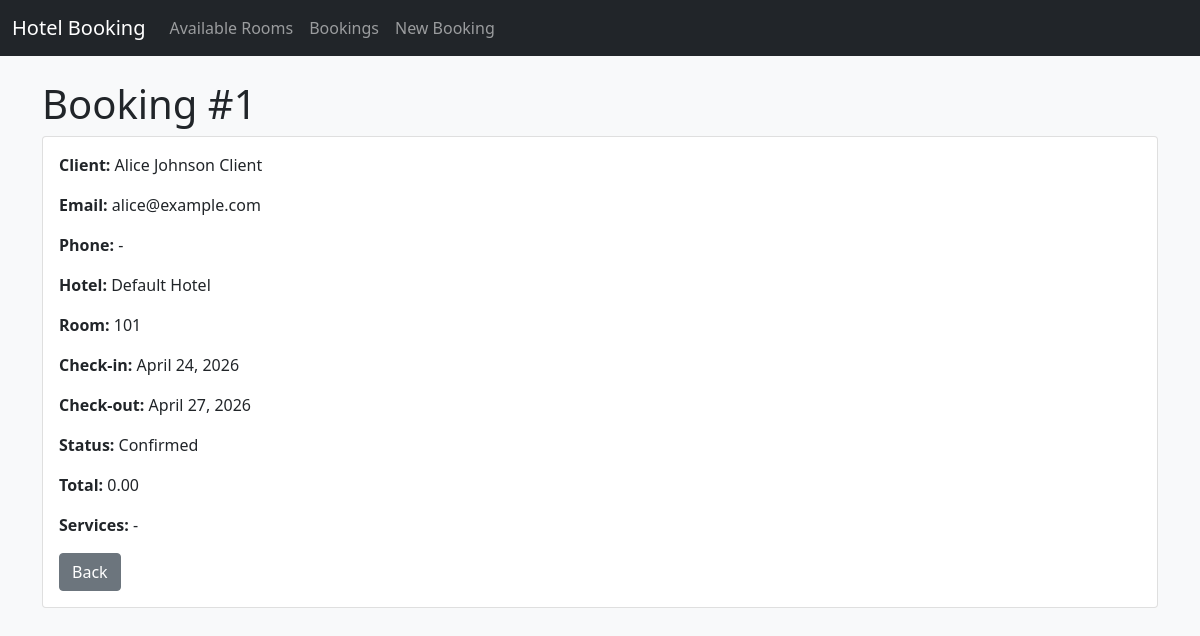
The page /inventory/bookings/1/ on the database its author committed.
### hotel/models.py (models this page shows, shortened)
class Booking(models.Model):
    STATUS_CHOICES = [
        ('PENDING', 'Pending'),
        ('CONFIRMED', 'Confirmed'),
        ('CANCELLED', 'Cancelled'),
    ]
    room = models.ForeignKey(Room, on_delete=models.PROTECT, related_name='bookings')
    client = models.ForeignKey(Client, on_delete=models.PROTECT, related_name='bookings')
    services = models.ManyToManyField(Service, blank=True, related_name='bookings')
    check_in_date = models.DateField()
    check_out_date = models.DateField()
    status = models.CharField(max_length=20, choices=STATUS_CHOICES, default='PENDING')
    total_price = models.DecimalField(
        max_digits=10,
        decimal_places=2,
        validators=[MinValueValidator(Decimal('0.00'))],
        default=Decimal('0.00'),
    )
    created_at = models.DateTimeField(auto_now_add=True)
    updated_at = models.DateTimeField(auto_now=True)
    class Meta:
        db_table = 'bookings'
        ordering = ['-created_at']
        indexes = [
            models.Index(fields=['check_in_date', 'check_out_date']),
            models.Index(fields=['status']),
        ]

class Client(models.Model):
    first_name = models.CharField(max_length=100)
    last_name = models.CharField(max_length=100)
    email = models.EmailField(unique=True)
    phone = models.CharField(max_length=20, blank=True)
    created_at = models.DateTimeField(auto_now_add=True)
    class Meta:
        db_table = 'clients'
        ordering = ['last_name', 'first_name']
    def __str__(self):
        return f"{self.first_name} {self.last_name}"

class Room(models.Model):
    STATUS_CHOICES = [
        ('AVAILABLE', 'Available'),
        ('MAINTENANCE', 'Maintenance'),
    ]
    hotel = models.ForeignKey(Hotel, on_delete=models.PROTECT, related_name='rooms')
    room_number = models.CharField(max_length=10)
    capacity = models.PositiveIntegerField(validators=[MinValueValidator(1)])
    price_per_night = models.DecimalField(
        max_digits=10,
        decimal_places=2,
        validators=[MinValueValidator(Decimal('0.00'))],
    )
    status = models.CharField(max_length=20, choices=STATUS_CHOICES, default='AVAILABLE')
    description = models.TextField(blank=True)
    created_at = models.DateTimeField(auto_now_add=True)
    updated_at = models.DateTimeField(auto_now=True)
    class Meta:
        db_table = 'rooms'
        ordering = ['hotel__name', 'room_number']
        constraints = [
            models.UniqueConstraint(fields=['hotel', 'room_number'], name='unique_room_per_hotel'),
        ]
        indexes = [models.Index(fields=['status']), models.Index(fields=['hotel'])]

class Hotel(models.Model):
    name = models.CharField(max_length=255)
    address = models.CharField(max_length=255)
    city = models.CharField(max_length=120)
    phone = models.CharField(max_length=20, blank=True)
    created_at = models.DateTimeField(auto_now_add=True)
    class Meta:
        db_table = 'hotels'
        ordering = ['name']

### hotel/views.py (the view)
# urls.py: path('bookings/<int:pk>/', views.BookingDetailView.as_view(), name='booking_detail'),
class BookingDetailView(View):
    async def get(self, request, pk):
        booking = await Booking.objects.select_related('room__hotel', 'client').prefetch_related('services').filter(pk=pk).afirst()
        if booking is None:
            raise Http404('Booking not found')
        return await sync_to_async(render, thread_sensitive=True)(request, 'hotel/booking_detail.html', {'booking': booking})

### templates/hotel/booking_detail.html (shortened to what this page needs)
{% extends 'base.html' %}
{% block content %}
<h1>Booking #{{ booking.id }}</h1>
<div class="card">
    <div class="card-body">
        <p><strong>Client:</strong> {{ booking.client }}</p>
        <p><strong>Email:</strong> {{ booking.client.email }}</p>
        <p><strong>Phone:</strong> {{ booking.client.phone|default:'-' }}</p>
        <p><strong>Hotel:</strong> {{ booking.room.hotel.name }}</p>
        <p><strong>Room:</strong> {{ booking.room.room_number }}</p>
        <p><strong>Check-in:</strong> {{ booking.check_in_date }}</p>
        <p><strong>Check-out:</strong> {{ booking.check_out_date }}</p>
        <p><strong>Status:</strong> {{ booking.get_status_display }}</p>
        <p><strong>Total:</strong> {{ booking.total_price }}</p>
        <p><strong>Services:</strong>
            {% for service in booking.services.all %}
                {{ service.name }}{% if not forloop.last %}, {% endif %}
            {% empty %}
                -
            {% endfor %}
        </p>
        <a href="{% url 'hotel:booking_list' %}" class="btn btn-secondary">Back</a>
    </div>
</div>
{% endblock %}

### rows shown on the page
Booking: id "1", client "Alice Johnson Client", client.email "alice@example.com", client.phone "-", room.hotel.name "Default Hotel", room.room_number "101", check_in_date "April 24, 2026", check_out_date "April 27, 2026", status "Confirmed", total_price "0.00"
